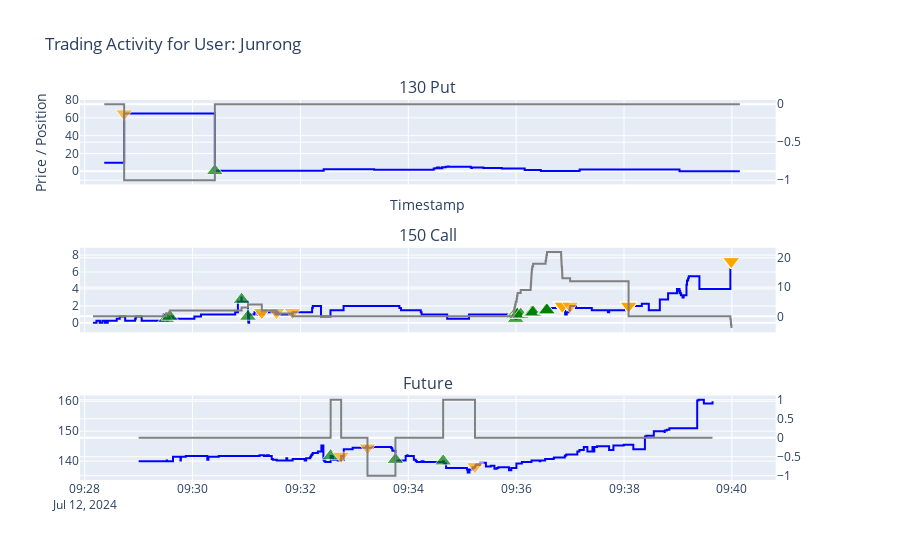

Notebook cell for this chart:
### Code cell
show_trading_per_user(round_2, "cmi")
